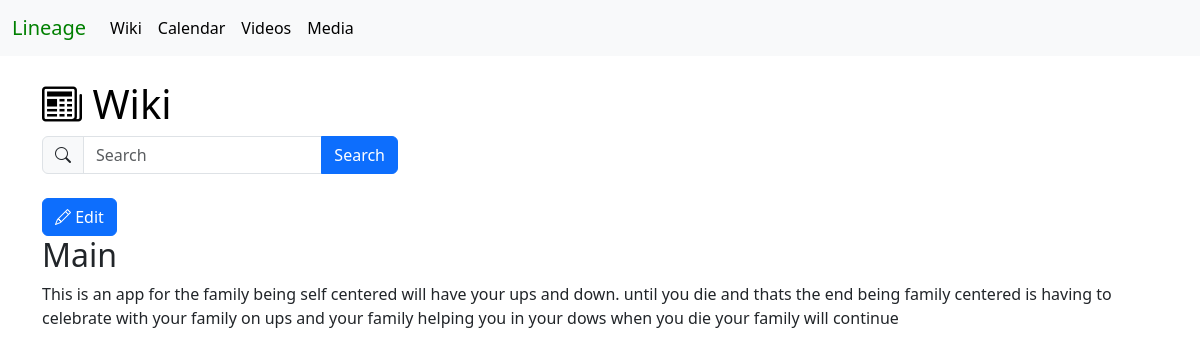
The page /wiki-page/1/ on the database its author committed.
### wiki/models.py (models this page shows, shortened)
class WikiContent(models.Model):
    title = models.CharField(unique=True, max_length=255)
    content = models.TextField()
    folder_id = models.IntegerField()
    created_by = models.IntegerField()
    created_at = models.DateTimeField(auto_now_add=True)
    updated_by = models.IntegerField()
    updated_at = models.DateTimeField(auto_now_add=True)
    deleted_at = models.DateTimeField(null=True, blank=True)

### wiki/views.py (the view)
# urls.py: path('wiki-page/<int:wiki_id>/', views.wiki_page, name='wiki page'),
def wiki_page(request, wiki_id):
    wiki = WikiContent.objects.get(pk=wiki_id)
    context = {
        'wiki': wiki,
    }
    return render(request, 'wiki/wiki_single.html', context)

### wiki/templates/wiki/wiki_single.html
{% extends "base.html" %}
{% block content %}
    {% load static %}
    <link rel="stylesheet" href="{% static 'wiki/style.css' %}">
    <h1>
        <a class="header-link" href="{% url 'wiki home' %}">
            <i class="bi bi-newspaper"></i>
            Wiki
        </a>
    </h1>
    <div class="row">
        <div class="col-md-4">
            <form action="{% url 'wiki search' %}" method="get">
                <div class="input-group">
                    <span class="input-group-text">
                        <i class="bi bi-search"></i>
                    </span>
                    <input type="text" class="form-control" name="search" placeholder="Search" aria-label="Search">
                    <button type="submit" class="btn btn-primary">Search</button>
                </div>
            </form>
        </div>
      <div class="col-md-8"></div>
    </div>
    <br>
    <a class="btn btn-primary" href="{% url 'wiki edit' wiki.id %}" role="button">
        <i class="bi bi-pencil"></i>
        Edit
    </a>
    <br>
    <h2>
        {{ wiki.title }}
    </h2>
    <p>
        {{ wiki.content }}
    </p>
{% endblock %}

### wiki/static/wiki/style.css (style rules this page uses)
.header-link { color: black; text-decoration: none; }

### rows shown on the page
WikiContent: title "Main", content "This is an app for the family being self centered will have your ups and down. until you die and thats the end being family centered is having to celebrate with your family on ups and your family helping you in your dows when you die your family will continue"
